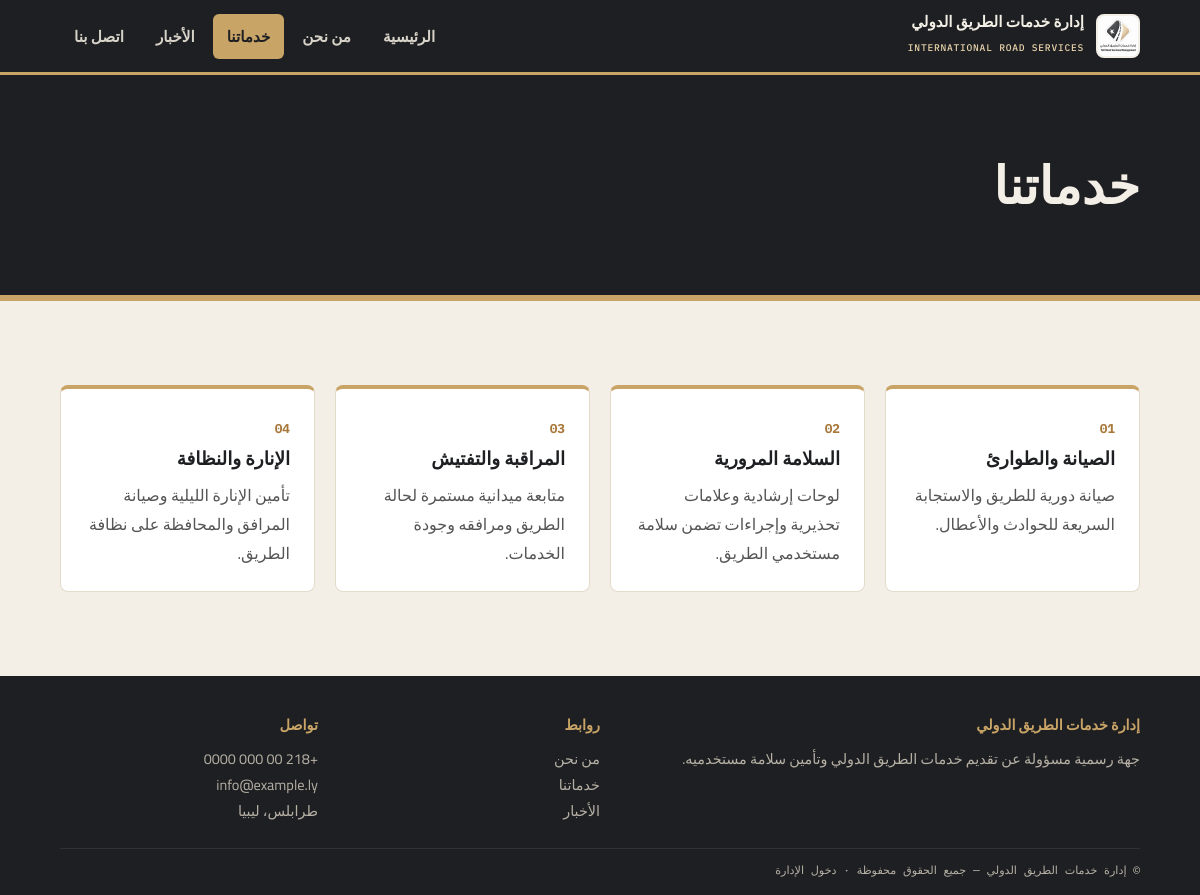
/services, run on the app's committed database.
### tables this page shows
CREATE TABLE services(id integer primary key, title text, body text);

### app.py (the view)
@app.route("/services")
def services():
    return render_template("services.html", rows=db().execute("select * from services").fetchall())

### app.py (called while the page is built)
def db():
    if "db" not in g:
        g.db = sqlite3.connect(DB)
        g.db.row_factory = sqlite3.Row
    return g.db

@app.before_request
def csrf():
    session.setdefault("csrf", secrets.token_hex(16))
    if request.method == "POST" and request.form.get("csrf") != session["csrf"]:
        abort(400)

@app.context_processor
def inject():
    return {"site": SITE, "csrf": session.get("csrf")}

### templates/services.html
{% extends "base.html" %}{% block title %}خدماتنا | {{ site.name }}{% endblock %}
{% block content %}
<div class="page-h"><div class="wrap"><h1>خدماتنا</h1></div></div>
<section class="s"><div class="wrap"><div class="grid">
{% for s in rows %}<div class="card"><span class="num">0{{ loop.index }}</span><h3>{{ s.title }}</h3><p>{{ s.body }}</p></div>{% else %}<p>لا توجد خدمات حاليًا.</p>{% endfor %}
</div></div></section>
{% endblock %}

### static/css/style.css (style rules this page uses)
:root { --ink:#1E1F22;--ink2:#2B2C30;--gold:#C9A467;--gold2:#A9793C;--gl:#E9D4AC;--paper:#F3EFE6;--w:1160px }
* { box-sizing:border-box }
html { scroll-behavior:smooth }
body { margin:0;font-family:Cairo,"Segoe UI",sans-serif;background:var(--paper);color:var(--ink);line-height:1.8 }
.wrap { max-width:var(--w);margin:auto;padding:0 clamp(16px,4vw,40px) }
section.s { padding:clamp(44px,7vw,88px) 0 }
.grid { display:grid;gap:20px;grid-template-columns:repeat(auto-fit,minmax(250px,1fr)) }
.card { background:#fff;border:1px solid #e3dccb;border-top:4px solid var(--gold);border-radius:8px;padding:24px;transition:.2s }
.card h3 { margin:0 0 6px;font-size:1.15rem }
.card p { margin:0;color:#555 }
.num { font:700 .8rem "IBM Plex Mono",monospace;color:var(--gold2) }
.page-h { background:var(--ink);color:var(--paper);padding:clamp(36px,6vw,64px) 0;border-bottom:6px solid var(--gold) }
.page-h h1 { margin:0;font-size:clamp(1.9rem,5vw,3.2rem);font-weight:900 }

### data on the page
services: title "الصيانة والطوارئ", body "صيانة دورية للطريق والاستجابة السريعة للحوادث والأعطال."
services: title "السلامة المرورية", body "لوحات إرشادية وعلامات تحذيرية وإجراءات تضمن سلامة مستخدمي الطريق."
services: title "المراقبة والتفتيش", body "متابعة ميدانية مستمرة لحالة الطريق ومرافقه وجودة الخدمات."
services: title "الإنارة والنظافة", body "تأمين الإنارة الليلية وصيانة المرافق والمحافظة على نظافة الطريق."

### other printed values
{{ site.name }} "إدارة خدمات الطريق الدولي"
{{ site.en }} "INTERNATIONAL ROAD SERVICES"
{{ l }} "الرئيسية" "من نحن" "خدماتنا" "الأخبار" "اتصل بنا"
{{ site.phone }} "+218 00 000 0000"
{{ site.email }} "info@example.ly"
{{ site.address }} "طرابلس، ليبيا"
